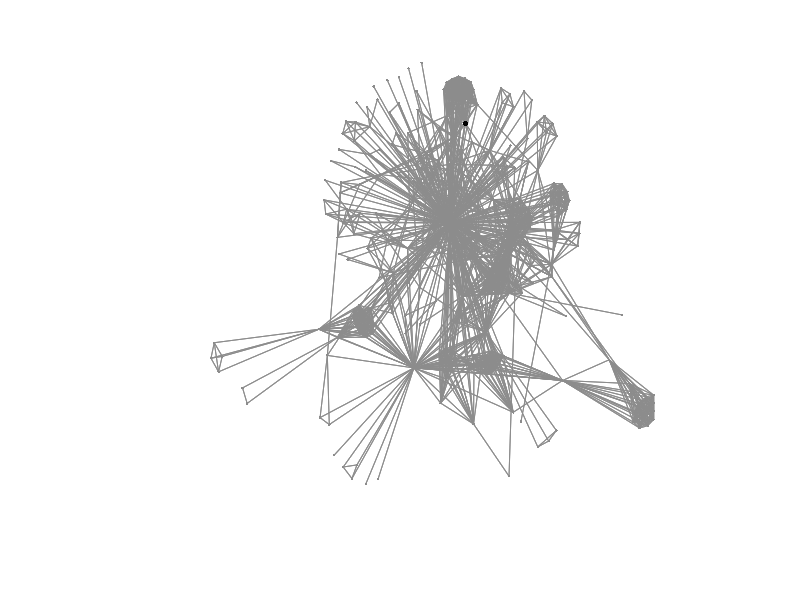

The MATLAB source for this figure: (Note: this script raises an error after producing the figure.)
% Produces images of graphs with a low-conductance set
cd ~/Dropbox/hkgrow/code/experiments/KDD-slides
clear; clc; clf;
%%
load com_image_example_1

addpath ../..; % so hkgrow can be used.


% extract smaller subgraph (more easily visualized)
n = size(Asub,1);
bounds = [-75, 165, 190, -190];
sginds = [];
for j = 1:length(xyfinal),
     x = xyfinal(j,1); y = xyfinal(j,2);
    if x < bounds(2) && x > bounds(1) && y < bounds(3) && y > bounds(4),
        sginds(end+1)=j;
    end
end

A=[];
A = Asub(sginds,sginds);
xy = xyfinal(sginds,:);

% rotation matrix, so graph looks better
theta = pi/2;
R = eye(2).*cos(theta); R(1,2) = -sin(theta); R(2,1) = sin(theta);
xy = xy*R*R*R;


%% PRINT ORIGINAL GRAPH
seed = 9;

clf;
[px,py] = gplot(A,xy);
h = plot(px,py,'.-','LineWidth',0.2,'MarkerSize',6,'Color',0.55*[1,1,1]);
hold on;
scatter(xy(seed,1),xy(seed,2),14,[0,0,0],'fill');    
axis off;
axis square;
set_figure_size([4,4]);
 print(gcf,'graph_plain.eps','-depsc2');


 % compute, refine hk rankings
    [bset,cond,cut,vol, hkvec, np] = hkgrow1(A,seed); disp([vol,cond,cut])
    hk = [];
    hk = hkvec;%(sginds');
    hk = hk./norm(hk,1); mx = max(hk); hk = hk./mx;
    % try log scale?
    hk = log10(hk+ 1e-8.*ones(length(hk),1));
    hk = hk + ones(length(hk),1).*abs((min(hk)));
    hk = hk./max(hk);
    % spread out the values more
    nnzhk = find(hk>0);
    hdist = 1-min(hk(nnzhk)); hk = hk./hdist;
    hk(nnzhk) = hk(nnzhk) - ones(nnzhk,1).*(max(hk)-1);
    
% PRINT rank heatmap
    scatter(xy(:,1),xy(:,2),10,hk,'fill');
    colormap(winter);
    scatter(xy(seed,1),xy(seed,2),14,[0,0,0],'fill');    
    axis off;
    axis square;
    set_figure_size([4,4]);
    hold on;
    print(gcf,'graph_diffusion.eps','-depsc2');
    
% PRINT bset
    scatter(xy(bset,1),xy(bset,2),10,[1,0.8,0],'fill');
    scatter(xy(seed,1),xy(seed,2),14,[0,0,0],'fill');    
    set_figure_size([4,4]);
    hold on;
    print(gcf,'graph_bset.eps','-depsc2');
    

% PRINT SEED's NEIGHBORHOOD
clf;
[px,py] = gplot(A,xy);
h = plot(px,py,'.-','LineWidth',0.2,'MarkerSize',6,'Color',0.55*[1,1,1]);
hold on
    scatter(xy(find(A(seed,:)),1),xy(find(A(seed,:)),2),10,[0.8,0.3,0.3],'fill');
    scatter(xy(seed,1),xy(seed,2),14,[0,0,0],'fill');    
axis off;
axis square;
set_figure_size([4,4]);
% hold on;
 print(gcf,'graph_seed_neighb.eps','-depsc2');
 
    
% NOW FOR THE ZOOMED IN IMAGES
    % PRINT just the bset and its neighbors
   clf;
   
    inds = find(A(:,bset)*ones(length(bset),1) ); % extract the bset and its neighbors
    B = zeros(size(A,1));
    B(inds,inds) = A(inds,inds);
    [px,py] = gplot(B,xy);
    h = plot(px,py,'.-','LineWidth',0.2,'MarkerSize',6,'Color',0.55*[1,1,1]);
    axis off;
    axis square;
    set_figure_size([4,4]);
    hold on;
    print(gcf,'graphsub_plain.eps','-depsc2');

%     % PRINT just the bset with rank heatmap
    scatter(xy(inds,1),xy(inds,2),10,hk(inds),'fill');
    colormap(winter);
    scatter(xy(seed,1),xy(seed,2),14,[0,0,0],'fill');    
    axis off;
    axis square;
    set_figure_size([4,4]);
    hold on;
    print(gcf,'graphsub_diffusion.eps','-depsc2');
    
 %   % PRINT bset
    scatter(xy(bset,1),xy(bset,2),10,[1,0.8,0],'fill');
    scatter(xy(seed,1),xy(seed,2),14,[0,0,0],'fill');    
    set_figure_size([4,4]);
    hold on;
    print(gcf,'graphsub_bset.eps','-depsc2');
    
    
%
clf;
    inds = find(A(:,bset)*ones(length(bset),1) ); % extract the bset and its neighbors
    B = zeros(size(A,1));
    B(inds,inds) = A(inds,inds);
    [px,py] = gplot(B,xy);
    h = plot(px,py,'.-','LineWidth',0.2,'MarkerSize',6,'Color',0.55*[1,1,1]);
    axis off;
    axis square;
    set_figure_size([4,4]);
    hold on;
    print(gcf,'graphsub_plain.eps','-depsc2');
    
scatter(xy(seed,1),xy(seed,2),14,[0,0,0],'fill');    
scatter(xy(find(A(seed,:)),1),xy(find(A(seed,:)),2),10,[0.8,0.3,0.3],'fill');
axis off;
axis square;
set_figure_size([4,4]);
% hold on;
 print(gcf,'graphsub_seed_neighb.eps','-depsc2');
